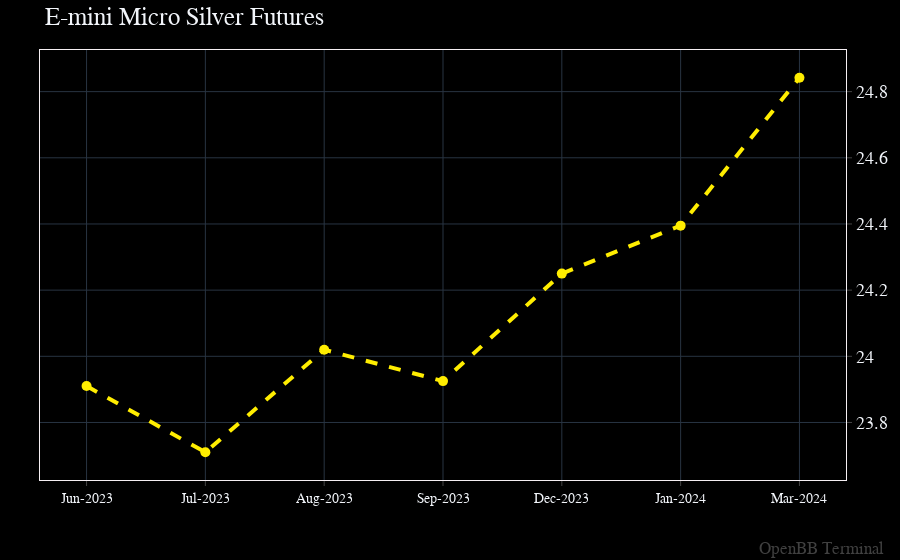

This figure's notebook cell:
### Code cell
openbb.futures.curve_chart('SIL')

### Figure 1 — Plotly figure (JSON) as saved in the notebook; plotly's stock layout.template omitted (floating-point values rounded to 4 significant figures)
{"data": [{"hovertemplate": "%{y}<extra></extra>", "line": {"dash": "dash", "width": 4}, "marker": {"size": 10}, "mode": "lines+markers", "name": "E-mini Micro Silver Futures ", "type": "scatter", "x": ["Jun-2023", "Jul-2023", "Aug-2023", "Sep-2023", "Dec-2023", "Jan-2024", "Mar-2024"], "y": [23.91, 23.71, 24.02, 23.92, 24.25, 24.4, 24.84]}], "layout": {"annotations": [{"font": {"color": "gray", "size": 17}, "opacity": 0.5, "text": "OpenBB Terminal", "x": 1, "xanchor": "right", "xref": "paper", "xshift": 40, "y": 0, "yanchor": "bottom", "yref": "paper", "yshift": -80}], "bargap": 0, "bargroupgap": 0, "barmode": "overlay", "hoverdistance": 2, "legend": {"groupclick": "toggleitem", "orientation": "v", "tracegroupgap": 133.3}, "margin": {"b": 80, "l": 40, "r": 50, "t": 50}, "modebar": {"activecolor": "#d1030d", "bgcolor": "#2A2A2A", "color": "#FFFFFF", "orientation": "v"}, "newshape": {"line": {"color": "gold"}}, "spikedistance": 2, "title": {"text": "E-mini Micro Silver Futures "}}}
